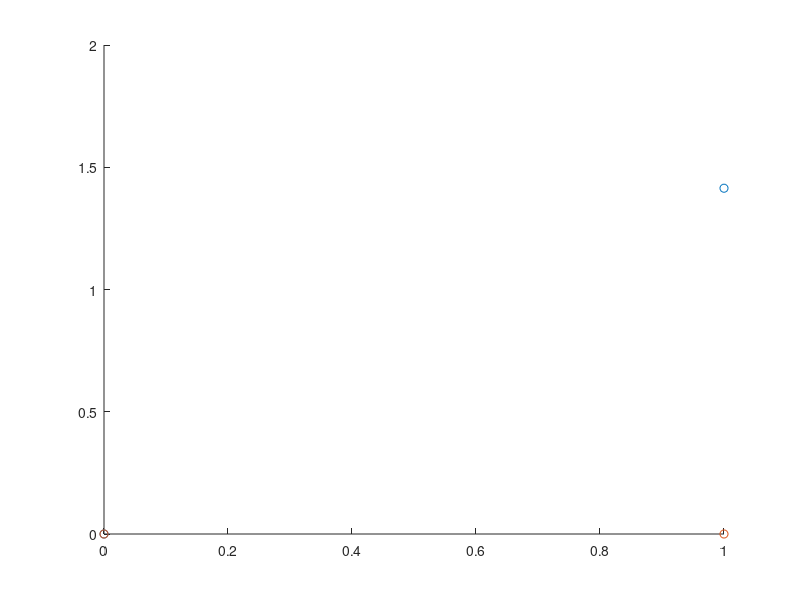

MATLAB code for this plot: (Note: this script raises an error after producing the figure.)
clear;
close all;
clc;

y = [-1 1 1 -1];

X = [0 0 1 1; 0 1 0 1];

% x (2D) -> y (3D)
for i=1:4
    s1 = X(1,i)^2;                     % x1^2
    s2 = sqrt(2)*X(1,i)*X(2,i); % sqrt(2)*x1*x2
    s3 = X(2,i)^2;                     % x2^2

    Mat_Y{i,1} = [1;s1;s2;s3];
end

for i=1:4
    for j=1:4
        K(i,j) = 0;
      for num=1:4
         K(i,j) = Mat_Y{i,1}(num,1)*Mat_Y{j,1}(num,1)+K(i,j); % calc Kernel
      end
    end
end

for i=1:4
    for j=1:4
        H(i,j)= K(i,j)*y(i)*y(j);
    end
end

 f = [-1; -1; -1; -1];

 A=[1 -1 -1 1];
 B=[0];

 % a>=0;
 low_bound_a = zeros(4,1);

% solving quadratic programming problem with A*a ? b
 [x,fval,exitflag,output,lambda] = quadprog(H,f,[],[],A,B,low_bound_a); %min of 1/2*x'*H*x + f'*x = max -(1/2*x'*H*x + f'*x)

% solutions for alphas
 a=x


w=0;
for i=1:4
   w=a(i)*y(i)*Mat_Y{i,1}+w ;
end

calc=0;
w0=0;
for i=1:4
    for j=1:4
        calc=a(j)*y(j)*K(i,j)+calc;
    end
    w0=y(i)-calc+w0;
    calc=0;
end

w
w0

hold on;
scatter3([Mat_Y{1}(2),Mat_Y{4}(2)],[Mat_Y{1}(3),Mat_Y{4}(3)],[Mat_Y{1}(4),Mat_Y{4}(4)],'b*')
scatter3([Mat_Y{2}(2),Mat_Y{3}(2)],[Mat_Y{2}(3),Mat_Y{3}(3)],[Mat_Y{2}(4),Mat_Y{3}(4)],'r*')

syms f(x,y)
f(x,y) = -w(2)/w(4)*x-w(3)/w(4)*y-w0-3.5;
ezsurf(f);
